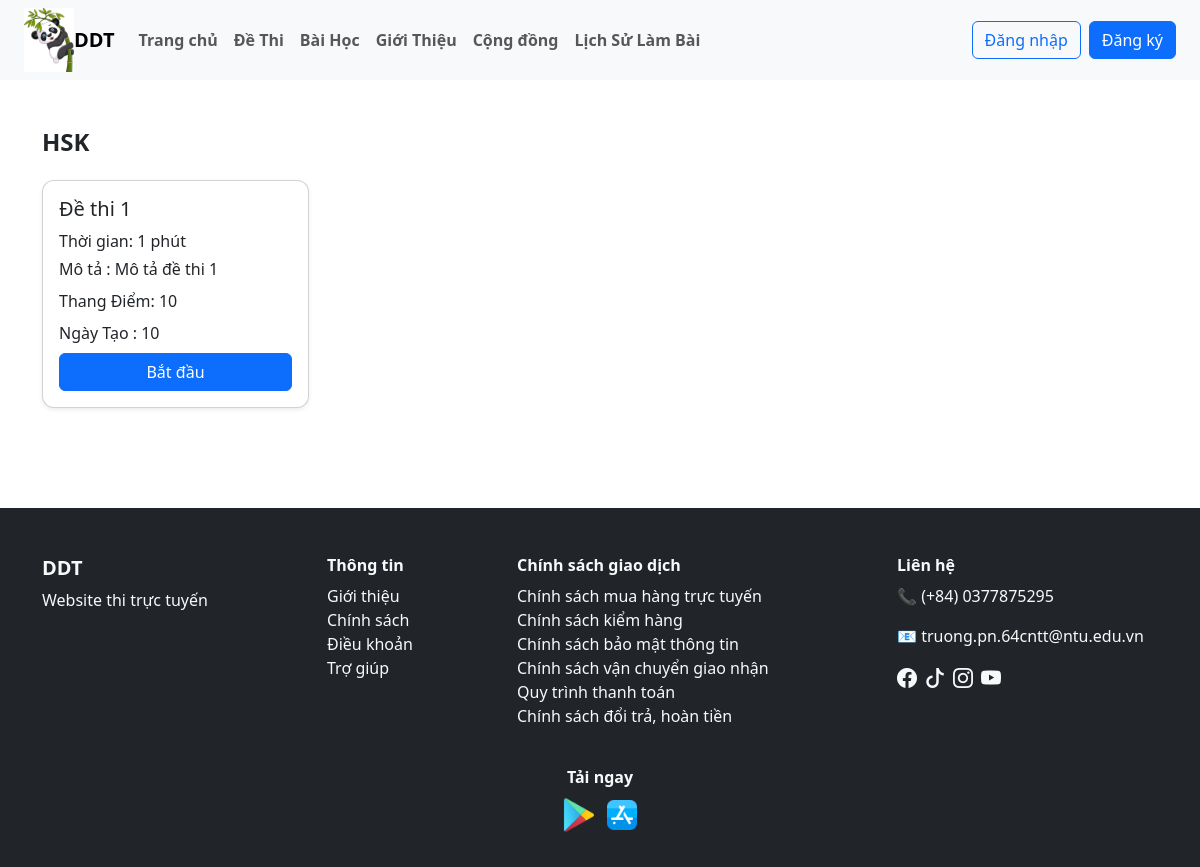
/user/bai_thi_theo_muc.php?id_dm=1, run on the app's committed database.
### tables this page shows
CREATE TABLE `danh_muc_de_thi` (
  `id` int(11) NOT NULL,
  `ten_danh_muc` varchar(100) NOT NULL,
  `mo_ta` text DEFAULT NULL
);

CREATE TABLE `de_thi` (
  `id` varchar(10) NOT NULL,
  `id_danh_muc` int(11) DEFAULT NULL,
  `ten_de_thi` varchar(255) NOT NULL,
  `mo_ta` text DEFAULT NULL,
  `thoi_gian` int(11) DEFAULT NULL,
  `id_bai_hoc` varchar(10) DEFAULT NULL,
  `thang_diem` int(11) DEFAULT 10,
  `ngay_tao` datetime DEFAULT current_timestamp(),
  `trang_thai` tinyint(1) NOT NULL DEFAULT 0
);

### user/bai_thi_theo_muc.php (the view)
<?php
include("./header.php");
$ten_dm = " ";
if(isset($_GET['id_dm'])){
    $id_dm = $_GET['id_dm'];
    $sql_dm = "SELECT ten_danh_muc FROM danh_muc_de_thi WHERE id = $id_dm";
    $result_dm = mysqli_query($dbc, $sql_dm);
    if(mysqli_num_rows($result_dm) > 0){
        $ten_dm = mysqli_fetch_assoc($result_dm)['ten_danh_muc'];
    }
    $sql_de = "SELECT * FROM de_thi WHERE id_danh_muc = $id_dm ORDER BY ngay_tao DESC";
    $result_de = mysqli_query($dbc, $sql_de);
} else {
    $result_de = mysqli_query($dbc, "SELECT * FROM de_thi ORDER BY ngay_tao DESC");
}
?>
<div class="container my-5">
    <h4 class="mb-4 fw-bold"><?= $ten_dm ?></h4>
    <div class="row g-3">
        <?php if(mysqli_num_rows($result_de) > 0): ?>
        <?php while($row = mysqli_fetch_assoc($result_de)): ?>
        <div class="col-12 col-sm-6 col-md-4 col-lg-3">
            <div class="card shadow-sm h-100">
                <div class="card-body">
                    <h5 class="card-title"><?= $row['ten_de_thi'] ?></h5>
                    <p class="card-text mb-1">Thời gian: <?= $row['thoi_gian'] ?> phút</p>
                    <p class="card-text mb-2">Mô tả : <?php echo $row['mo_ta']?></p>
                    <p class="card-text mb-2">Thang Điểm: <?php echo $row['thang_diem']?></p>
                    <p class="card-text mb-2">Ngày Tạo : <?php echo $row['thang_diem']?></p>
                    <a href="./chi_tiet_de_thi.php?id=<?= $row['id'] ?>" class="btn btn-primary w-100">Bắt đầu</a>
                </div>
            </div>
        </div>
        <?php endwhile; ?>
        <?php else: ?>
        <p>Chưa có đề thi nào trong danh mục này.</p>
        <?php endif; ?>
    </div>
</div>
<?php include("./footer.php"); ?>

### user/CSS/style_user.css (style rules this page uses)
.card { border-radius: 12px; overflow: hidden; }

### data on the page
danh_muc_de_thi: ten_danh_muc "HSK"
de_thi: ten_de_thi "Đề thi 1", thoi_gian "1", mo_ta "Mô tả đề thi 1", thang_diem "10"
